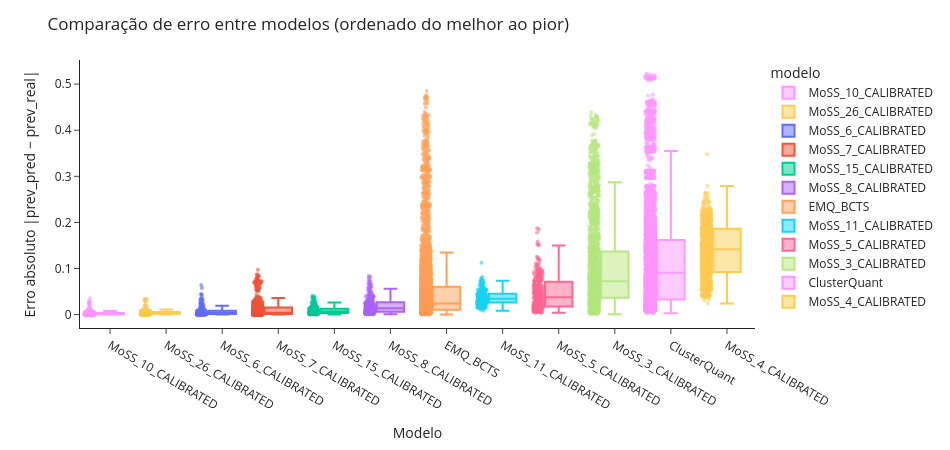

The code cell stored with this chart in its notebook:
### Code cell
import pandas as pd
import plotly.express as px
from pathlib import Path

# ============================
# CARREGAR TODOS OS CSVs
# ============================

results_path = Path("")

csv_files = list(results_path.glob("*.csv"))

if not csv_files:
    raise FileNotFoundError("Nenhum CSV encontrado na pasta ../results")

dfs = []
for csv in csv_files:
    df_tmp = pd.read_csv(csv)
    df_tmp["source_file"] = csv.name  # opcional: rastrear origem
    dfs.append(df_tmp)

df = pd.concat(dfs, ignore_index=True)

# 🔧 garantir que erro é numérico
df["erro"] = pd.to_numeric(df["erro"], errors="coerce")

# ============================
# ORDENAR MODELOS
# ============================

order = (
    df.groupby("modelo")["erro"]
    .median()
    .sort_values()
    .index
    .tolist()
)

# ============================
# MAPA DE CORES
# ============================

color_map = {
    "baseline_ultra":  "#EF553B",
    "shape_ultra":  "#EF553B",
    "tail_ultra":  "#EF553B",
    "divergence_ultra": "#EF553B",
    "qderiv_ultra": "#EF553B",
    "baseline_tails_01": "#EF553B",
    "DyS_hellinger": "#fc03d3",
    "DyS_topsoe": "#fc03d3",
    "QuaDapt_DyS": "#fc03d3",
    "baseline_lite": "#19D3F3",
    "mfe": "#19D3F3",
    "qderiv_lite": "#19D3F3",
    "MiniRocket": "#19D3F3",
    "tsfresh": "#19D3F3",
    "catch22": "#19D3F3",
    "divergence_lite": "#19D3F3",
    "tail_lite": "#19D3F3",
    "shape_lite": "#19D3F3"
}

# ============================
# PLOT
# ============================

fig = px.box(
    df,
    x="modelo",
    y="erro",
    category_orders={"modelo": order},
    points="all",
    color="modelo",
    color_discrete_map=color_map
)

fig.update_traces(
    jitter=0.35,
    marker=dict(size=4, opacity=0.6),
)

fig.update_layout(
    title="Comparação de erro entre modelos (ordenado do melhor ao pior)",
    xaxis_title="Modelo",
    yaxis_title="Erro absoluto |prev_pred − prev_real|",
    template="simple_white",
    width=950,
    height=450,
    showlegend=True
)

fig

### Figure 1 — Plotly figure (JSON) as saved in the notebook; plotly's stock layout.template omitted (floating-point values rounded to 4 significant figures; data arrays with more than 128 entries replaced by an {"elided": "..."} marker saying what was removed)
{"data": [{"alignmentgroup": "True", "boxpoints": "all", "hovertemplate": "modelo=%{x}<br>erro=%{y}<extra></extra>", "jitter": 0.35, "legendgroup": "MoSS_10_CALIBRATED", "marker": {"color": "#FF97FF", "opacity": 0.6, "size": 4}, "name": "MoSS_10_CALIBRATED", "notched": false, "offsetgroup": "MoSS_10_CALIBRATED", "orientation": "v", "showlegend": true, "type": "box", "x": {"elided": "600 str values"}, "x0": " ", "xaxis": "x", "y": {"elided": "600 float values"}, "y0": " ", "yaxis": "y"}, {"alignmentgroup": "True", "boxpoints": "all", "hovertemplate": "modelo=%{x}<br>erro=%{y}<extra></extra>", "jitter": 0.35, "legendgroup": "MoSS_26_CALIBRATED", "marker": {"color": "#FECB52", "opacity": 0.6, "size": 4}, "name": "MoSS_26_CALIBRATED", "notched": false, "offsetgroup": "MoSS_26_CALIBRATED", "orientation": "v", "showlegend": true, "type": "box", "x": {"elided": "600 str values"}, "x0": " ", "xaxis": "x", "y": {"elided": "600 float values"}, "y0": " ", "yaxis": "y"}, {"alignmentgroup": "True", "boxpoints": "all", "hovertemplate": "modelo=%{x}<br>erro=%{y}<extra></extra>", "jitter": 0.35, "legendgroup": "MoSS_6_CALIBRATED", "marker": {"color": "#636efa", "opacity": 0.6, "size": 4}, "name": "MoSS_6_CALIBRATED", "notched": false, "offsetgroup": "MoSS_6_CALIBRATED", "orientation": "v", "showlegend": true, "type": "box", "x": {"elided": "300 str values"}, "x0": " ", "xaxis": "x", "y": {"elided": "300 float values"}, "y0": " ", "yaxis": "y"}, {"alignmentgroup": "True", "boxpoints": "all", "hovertemplate": "modelo=%{x}<br>erro=%{y}<extra></extra>", "jitter": 0.35, "legendgroup": "MoSS_7_CALIBRATED", "marker": {"color": "#EF553B", "opacity": 0.6, "size": 4}, "name": "MoSS_7_CALIBRATED", "notched": false, "offsetgroup": "MoSS_7_CALIBRATED", "orientation": "v", "showlegend": true, "type": "box", "x": {"elided": "900 str values"}, "x0": " ", "xaxis": "x", "y": {"elided": "900 float values"}, "y0": " ", "yaxis": "y"}, {"alignmentgroup": "True", "boxpoints": "all", "hovertemplate": "modelo=%{x}<br>erro=%{y}<extra></extra>", "jitter": 0.35, "legendgroup": "MoSS_15_CALIBRATED", "marker": {"color": "#00cc96", "opacity": 0.6, "size": 4}, "name": "MoSS_15_CALIBRATED", "notched": false, "offsetgroup": "MoSS_15_CALIBRATED", "orientation": "v", "showlegend": true, "type": "box", "x": {"elided": "300 str values"}, "x0": " ", "xaxis": "x", "y": {"elided": "300 float values"}, "y0": " ", "yaxis": "y"}, {"alignmentgroup": "True", "boxpoints": "all", "hovertemplate": "modelo=%{x}<br>erro=%{y}<extra></extra>", "jitter": 0.35, "legendgroup": "MoSS_8_CALIBRATED", "marker": {"color": "#ab63fa", "opacity": 0.6, "size": 4}, "name": "MoSS_8_CALIBRATED", "notched": false, "offsetgroup": "MoSS_8_CALIBRATED", "orientation": "v", "showlegend": true, "type": "box", "x": {"elided": "300 str values"}, "x0": " ", "xaxis": "x", "y": {"elided": "300 float values"}, "y0": " ", "yaxis": "y"}, {"alignmentgroup": "True", "boxpoints": "all", "hovertemplate": "modelo=%{x}<br>erro=%{y}<extra></extra>", "jitter": 0.35, "legendgroup": "EMQ_BCTS", "marker": {"color": "#FFA15A", "opacity": 0.6, "size": 4}, "name": "EMQ_BCTS", "notched": false, "offsetgroup": "EMQ_BCTS", "orientation": "v", "showlegend": true, "type": "box", "x": {"elided": "7200 str values"}, "x0": " ", "xaxis": "x", "y": {"elided": "7200 float values"}, "y0": " ", "yaxis": "y"}, {"alignmentgroup": "True", "boxpoints": "all", "hovertemplate": "modelo=%{x}<br>erro=%{y}<extra></extra>", "jitter": 0.35, "legendgroup": "MoSS_11_CALIBRATED", "marker": {"color": "#19d3f3", "opacity": 0.6, "size": 4}, "name": "MoSS_11_CALIBRATED", "notched": false, "offsetgroup": "MoSS_11_CALIBRATED", "orientation": "v", "showlegend": true, "type": "box", "x": {"elided": "300 str values"}, "x0": " ", "xaxis": "x", "y": {"elided": "300 float values"}, "y0": " ", "yaxis": "y"}, {"alignmentgroup": "True", "boxpoints": "all", "hovertemplate": "modelo=%{x}<br>erro=%{y}<extra></extra>", "jitter": 0.35, "legendgroup": "MoSS_5_CALIBRATED", "marker": {"color": "#FF6692", "opacity": 0.6, "size": 4}, "name": "MoSS_5_CALIBRATED", "notched": false, "offsetgroup": "MoSS_5_CALIBRATED", "orientation": "v", "showlegend": true, "type": "box", "x": {"elided": "300 str values"}, "x0": " ", "xaxis": "x", "y": {"elided": "300 float values"}, "y0": " ", "yaxis": "y"}, {"alignmentgroup": "True", "boxpoints": "all", "hovertemplate": "modelo=%{x}<br>erro=%{y}<extra></extra>", "jitter": 0.35, "legendgroup": "MoSS_3_CALIBRATED", "marker": {"color": "#B6E880", "opacity": 0.6, "size": 4}, "name": "MoSS_3_CALIBRATED", "notched": false, "offsetgroup": "MoSS_3_CALIBRATED", "orientation": "v", "showlegend": true, "type": "box", "x": {"elided": "2400 str values"}, "x0": " ", "xaxis": "x", "y": {"elided": "2400 float values"}, "y0": " ", "yaxis": "y"}, {"alignmentgroup": "True", "boxpoints": "all", "hovertemplate": "modelo=%{x}<br>erro=%{y}<extra></extra>", "jitter": 0.35, "legendgroup": "ClusterQuant", "marker": {"color": "#FF97FF", "opacity": 0.6, "size": 4}, "name": "ClusterQuant", "notched": false, "offsetgroup": "ClusterQuant", "orientation": "v", "showlegend": true, "type": "box", "x": {"elided": "7200 str values"}, "x0": " ", "xaxis": "x", "y": {"elided": "7200 float values"}, "y0": " ", "yaxis": "y"}, {"alignmentgroup": "True", "boxpoints": "all", "hovertemplate": "modelo=%{x}<br>erro=%{y}<extra></extra>", "jitter": 0.35, "legendgroup": "MoSS_4_CALIBRATED", "marker": {"color": "#FECB52", "opacity": 0.6, "size": 4}, "name": "MoSS_4_CALIBRATED", "notched": false, "offsetgroup": "MoSS_4_CALIBRATED", "orientation": "v", "showlegend": true, "type": "box", "x": {"elided": "1200 str values"}, "x0": " ", "xaxis": "x", "y": {"elided": "1200 float values"}, "y0": " ", "yaxis": "y"}], "layout": {"boxmode": "overlay", "height": 450, "legend": {"title": {"text": "modelo"}, "tracegroupgap": 0}, "margin": {"t": 60}, "showlegend": true, "title": {"text": "Comparação de erro entre modelos (ordenado do melhor ao pior)"}, "width": 950, "xaxis": {"anchor": "y", "categoryarray": ["MoSS_10_CALIBRATED", "MoSS_26_CALIBRATED", "MoSS_6_CALIBRATED", "MoSS_7_CALIBRATED", "MoSS_15_CALIBRATED", "MoSS_8_CALIBRATED", "EMQ_BCTS", "MoSS_11_CALIBRATED", "MoSS_5_CALIBRATED", "MoSS_3_CALIBRATED", "ClusterQuant", "MoSS_4_CALIBRATED"], "categoryorder": "array", "domain": [0, 1], "title": {"text": "Modelo"}}, "yaxis": {"anchor": "x", "domain": [0, 1], "title": {"text": "Erro absoluto |prev_pred − prev_real|"}}}}
